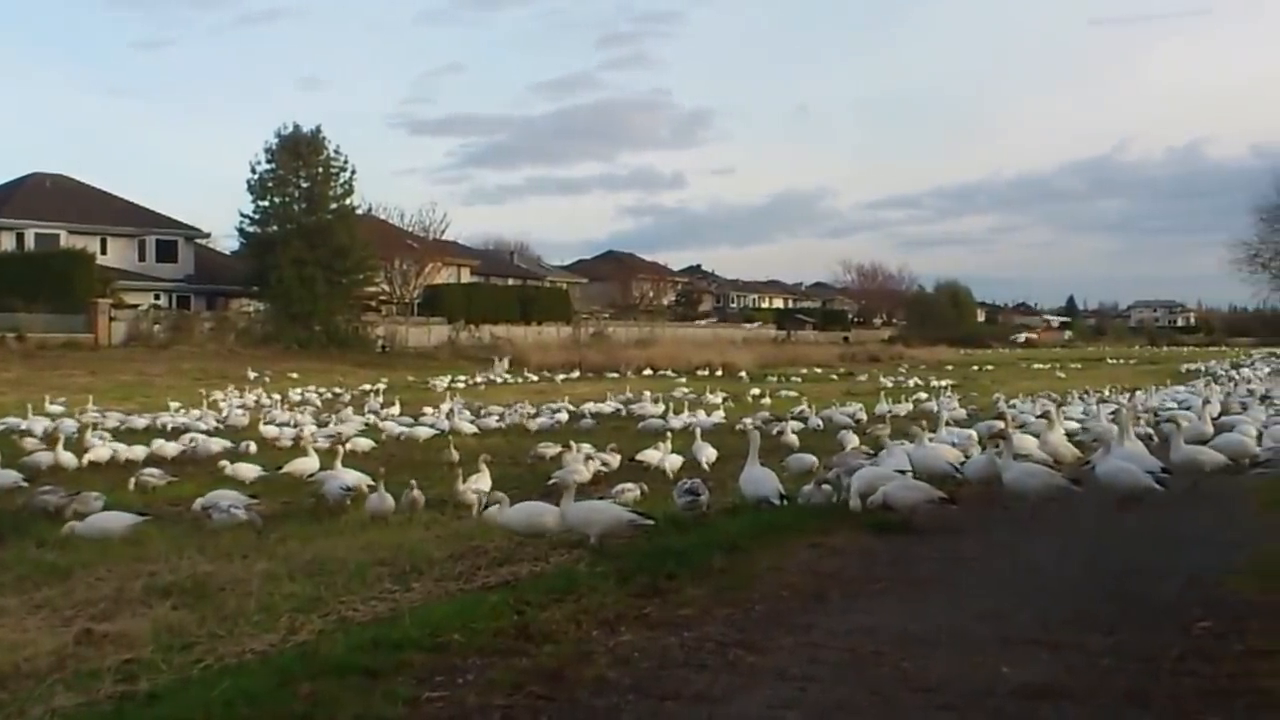
//> input picture frame 92 of Tutorial2/data/Chickens.mp4, 1280 x 720 px
$ ./main   (built with g++ and OpenCV 4)
//> lines starting //> are read from the running program, lines starting //| are printed output that depends on the picture
//> further down, img is the input picture: 720 rows x 1280 cols, CV_8UC3; mean B, G, R 106.2, 115.8, 115.9
### Tutorial2/sobel.hpp
#ifndef SOBEL_HPP
#define SOBEL_HPP

#include <opencv2/opencv.hpp>
#include <iostream>
using namespace cv;

enum Color { BLUE, GREEN, RED };

class Sobel
{
    public:
        static void imgToGray(Mat3b *src, Mat1b *dst);
        static void grayToSobel(Mat1b *src, Mat1b *dst);

};

#endif

### Tutorial2/sobel.cpp
/**
 * @file sobel.cpp
 * @author Kyle Jennings (kcjennin@calpoly.edu)
 * @brief
 * @version 0.1
 * @date 2021-10-09
 */

#include "sobel.hpp"

/**
 * @brief converts an image to grayscale using REC 601
 *
 * @param src color image
 * @param dst grayscale image
 */
void Sobel::imgToGray(Mat3b *src, Mat1b *dst)
{
    Mat3b src_ = *src;
    Mat1b dst_ = *dst;
//> dst_: 720 rows x 1280 cols, CV_8UC1; every value is 0
    uint8_t grayVal;

    for(int row=0; row<src_.rows; row++)
    {
        for(int col=0; col<src_.cols; col++)
        {
            Vec3b &intensity = src_.at<Vec3b>(row, col);
            grayVal = intensity.val[RED] * 0.299 +
                        intensity.val[GREEN] * 0.587 +
                        intensity.val[BLUE] * 0.114;

            dst_(row, col) = grayVal;
        }
    }
//> this loop made 720 passes
//> grayVal on passes 1 to 3: 219, 219, 219
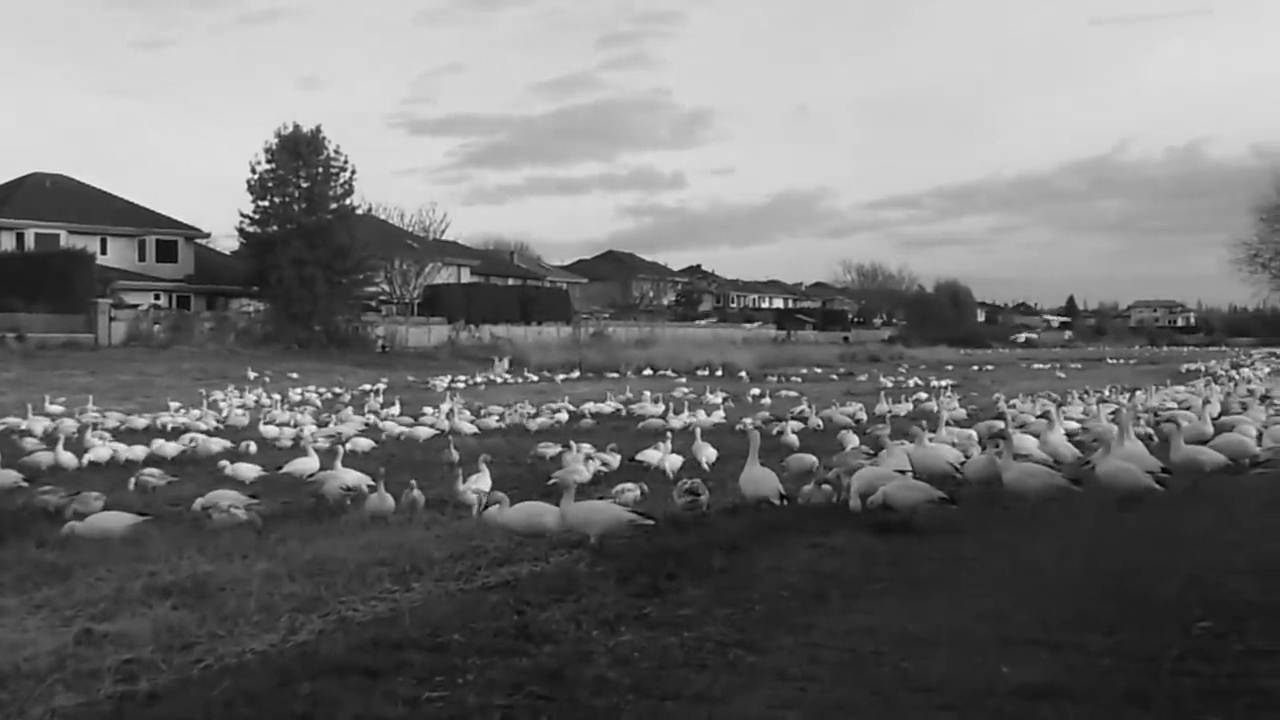
//> dst_: 720 rows x 1280 cols, CV_8UC1; min 0, max 251, mean 114.2
//> after the loop, grayVal = 30

}

/**
 * @brief takes a gray scale image and performs a sobel operation on it
 *
 * @param src grayscale image
 * @param dst sobel image
 */
void Sobel::grayToSobel(Mat1b *src, Mat1b *dst)
{
    Mat1b src_ = *src;
    Mat1b dst_ = *dst;

    Mat1s kernelX = (Mat1s(3,3) << -1, 0, +1, -2, 0, +2, -1, 0, +1);
    Mat1s kernelY = (Mat1s(3,3) << +1, +2, +1, 0, 0, 0, -1, -2, -1);

    for(int row=1; row<src_.rows-1; row++)
    {
        for(int col=1; col<src_.cols-1; col++)
        {
            short sx = 0;
            short sy = 0;
            short total = 0;


            for(int i=-1; i<=1; i++)
            {
                for(int j=-1; j<=1; j++)
                {
                    sx += src_(row + i, col + j) * kernelX(i + 1, j + 1);
                    sy += src_(row + i, col + j) * kernelY(i + 1, j + 1);
                }
            }
            sx = sx < 0 ? sx * -1 : sx;
            sy = sy < 0 ? sy * -1 : sy;

            total = (sx + sy) > 255 ? 255 : sx + sy;

            dst_(row, col) = (char) (total);
        }
    }
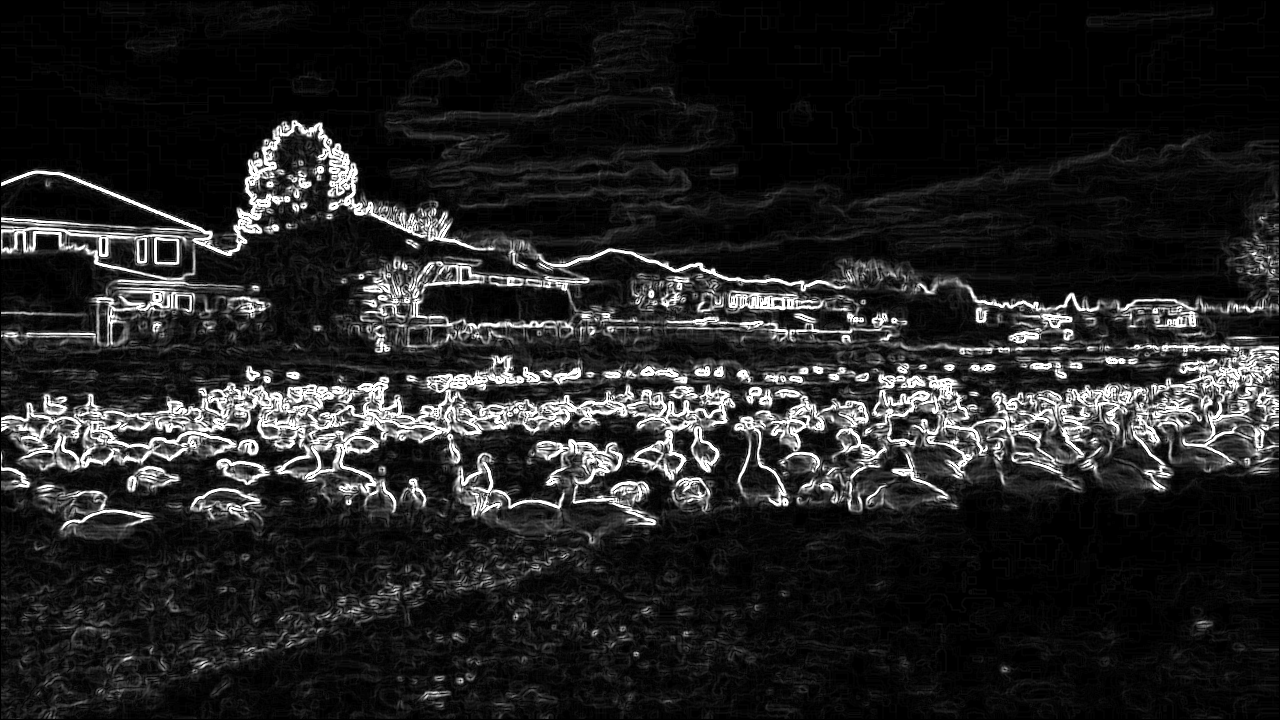
//> dst_: 720 rows x 1280 cols, CV_8UC1; min 0, max 255, mean 35.2
}

### Tutorial2/main.cpp
#include <opencv2/opencv.hpp>
#include <iostream>
#include "sobel.hpp"
using namespace std;

int main(int argc, char** argv) {
    string path;
    if (argc == 1)
        path = "/home/kyle/cpe442/Tutorial2/data/Chickens.mp4";
    else if (argc == 2)
        path = argv[1];
    else
    {
        cout << "usage: sobel [filename]" << endl;
        exit(1);
    }

    VideoCapture cap(path);
    Mat3b img;

    while (true)
    {
        cap.read(img);
        if(img.empty())
        {
            cerr << "End of video." << endl;
            exit(0);
        }

        Mat1b grayImg = Mat1b(img.rows, img.cols);
        Mat1b sobelImg = Mat1b(img.rows, img.cols);

        Sobel::imgToGray(&img, &grayImg);
        Sobel::grayToSobel(&grayImg, &sobelImg);

        imshow("Image", sobelImg);
        waitKey(1);
    }

}

$ run again, starting later in the video
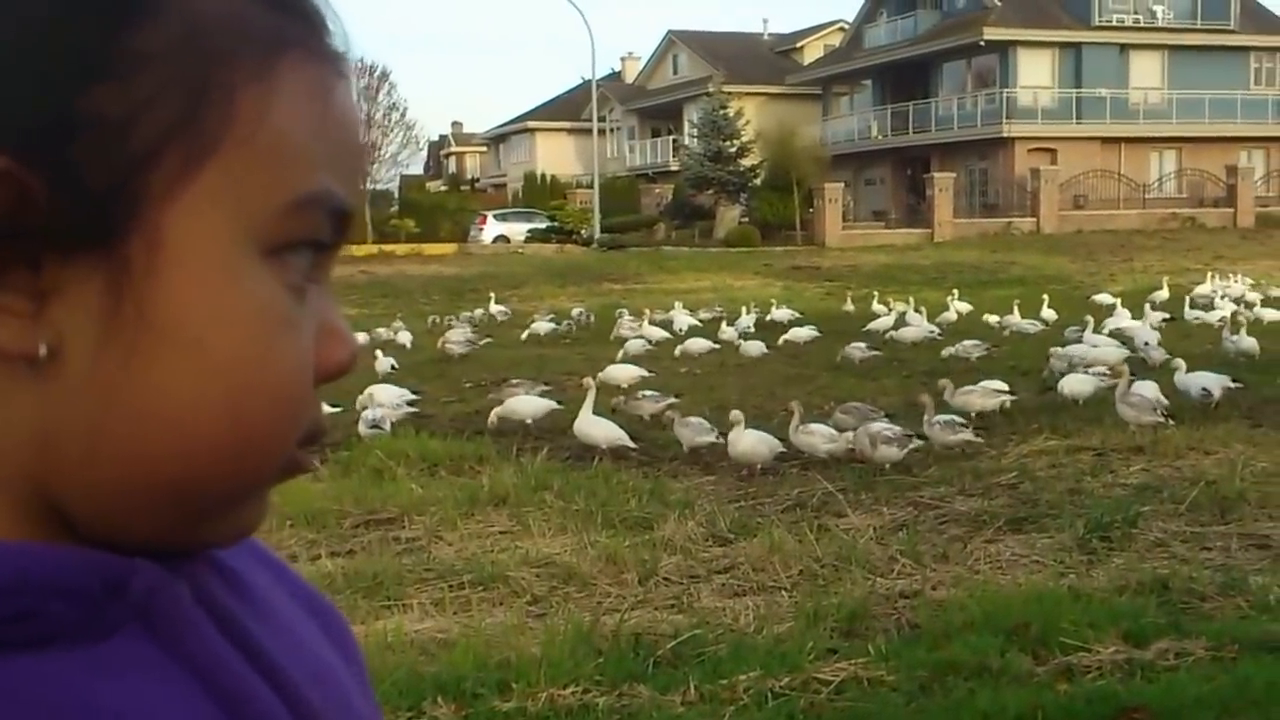
//> input picture frame 417 of Tutorial2/data/Chickens.mp4, 1280 x 720 px
//> img is the input picture: 720 rows x 1280 cols, CV_8UC3; mean B, G, R 63.8, 91.5, 100.9
//> the loop in imgToGray, `for(int row=0; row<src_.rows; row++)` made 720 passes
//> grayVal on passes 1 to 3: 246, 247, 247
//> after the loop in imgToGray, `for(int row=0; row<src_.rows; row++)`:
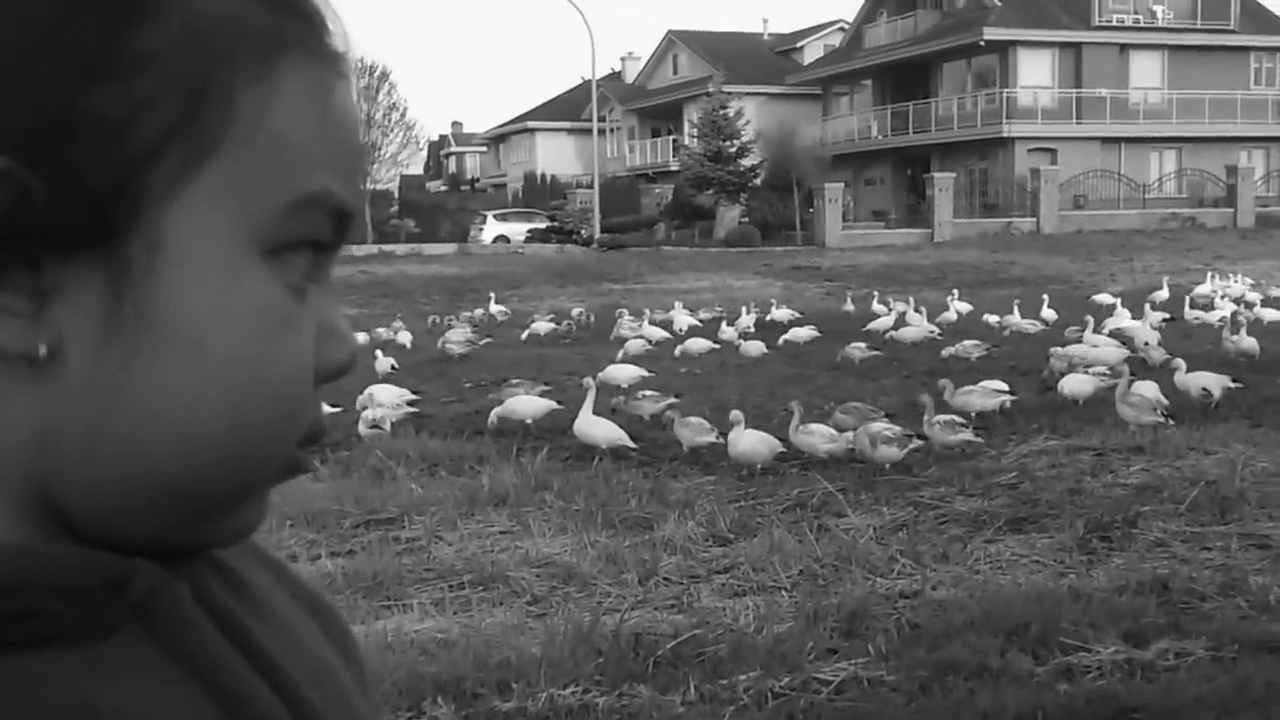
//> dst_: 720 rows x 1280 cols, CV_8UC1; min 0, max 255, mean 90.7
//> after the loop in imgToGray, `for(int row=0; row<src_.rows; row++)`: grayVal = 49
//> after the loop in grayToSobel, `for(int row=1; row<src_.rows-1; row++)`:
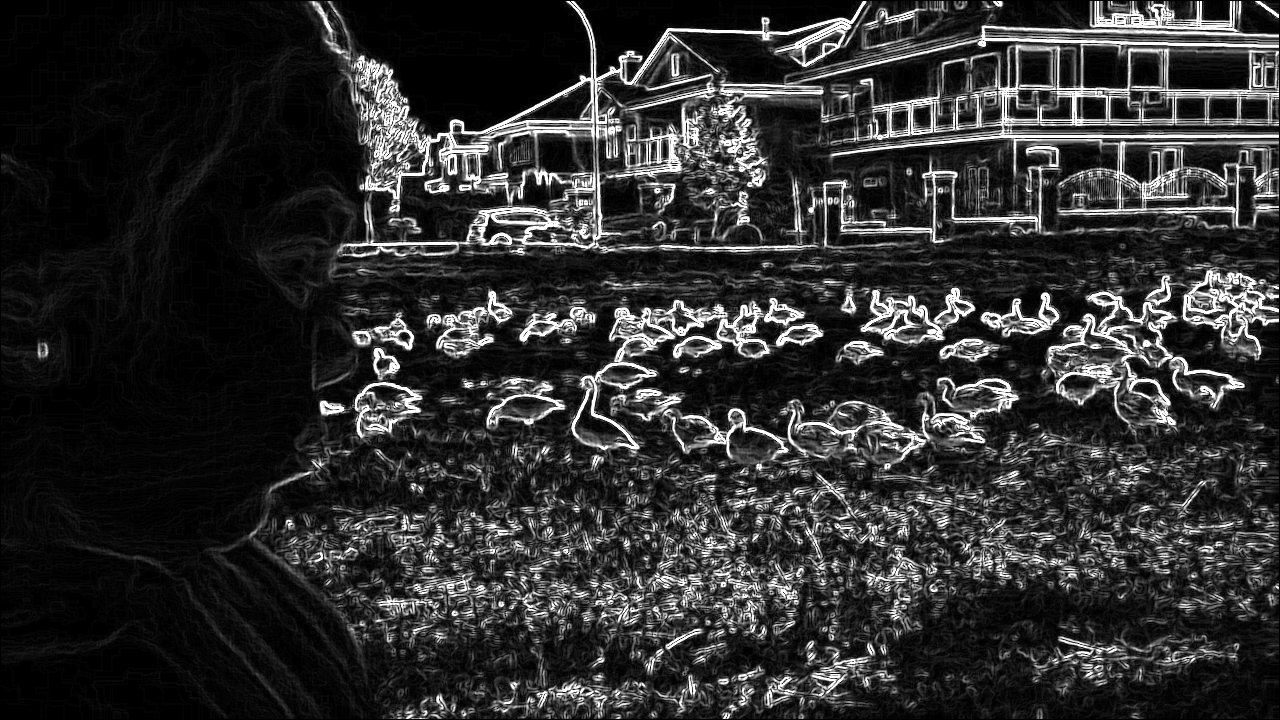
//> dst_: 720 rows x 1280 cols, CV_8UC1; min 0, max 255, mean 47.5

$ run again, starting later in the video
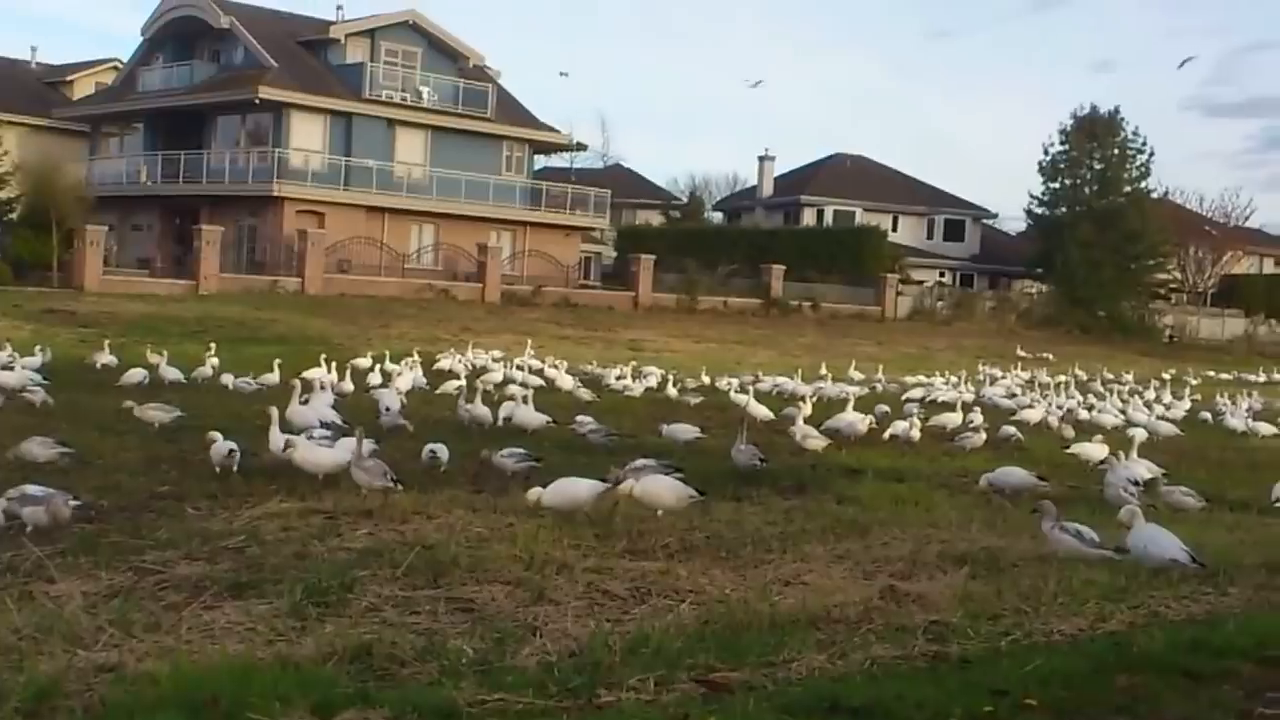
//> input picture frame 742 of Tutorial2/data/Chickens.mp4, 1280 x 720 px
//> img is the input picture: 720 rows x 1280 cols, CV_8UC3; mean B, G, R 87.6, 106.1, 110.5
//> the loop in imgToGray, `for(int row=0; row<src_.rows; row++)` made 720 passes
//> grayVal on passes 1 to 3: 213, 213, 213
//> after the loop in imgToGray, `for(int row=0; row<src_.rows; row++)`:
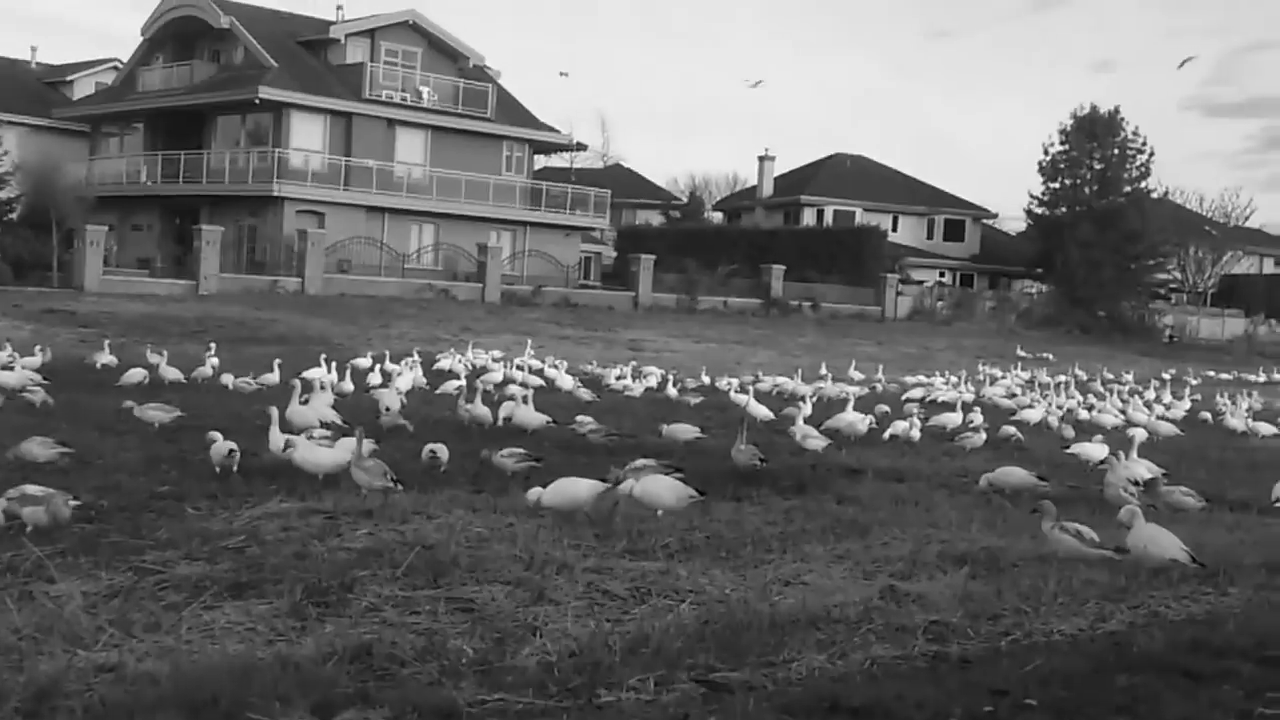
//> dst_: 720 rows x 1280 cols, CV_8UC1; min 0, max 254, mean 104.8
//> after the loop in imgToGray, `for(int row=0; row<src_.rows; row++)`: grayVal = 36
//> after the loop in grayToSobel, `for(int row=1; row<src_.rows-1; row++)`:
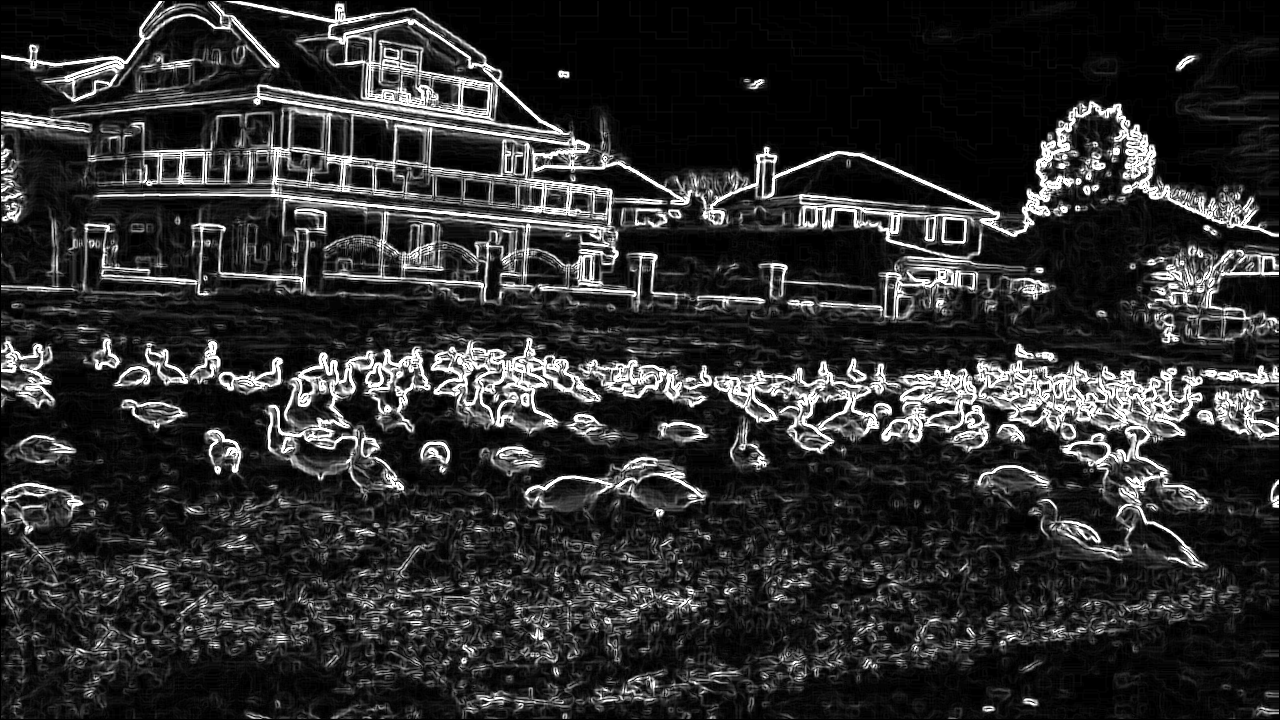
//> dst_: 720 rows x 1280 cols, CV_8UC1; min 0, max 255, mean 46.9
